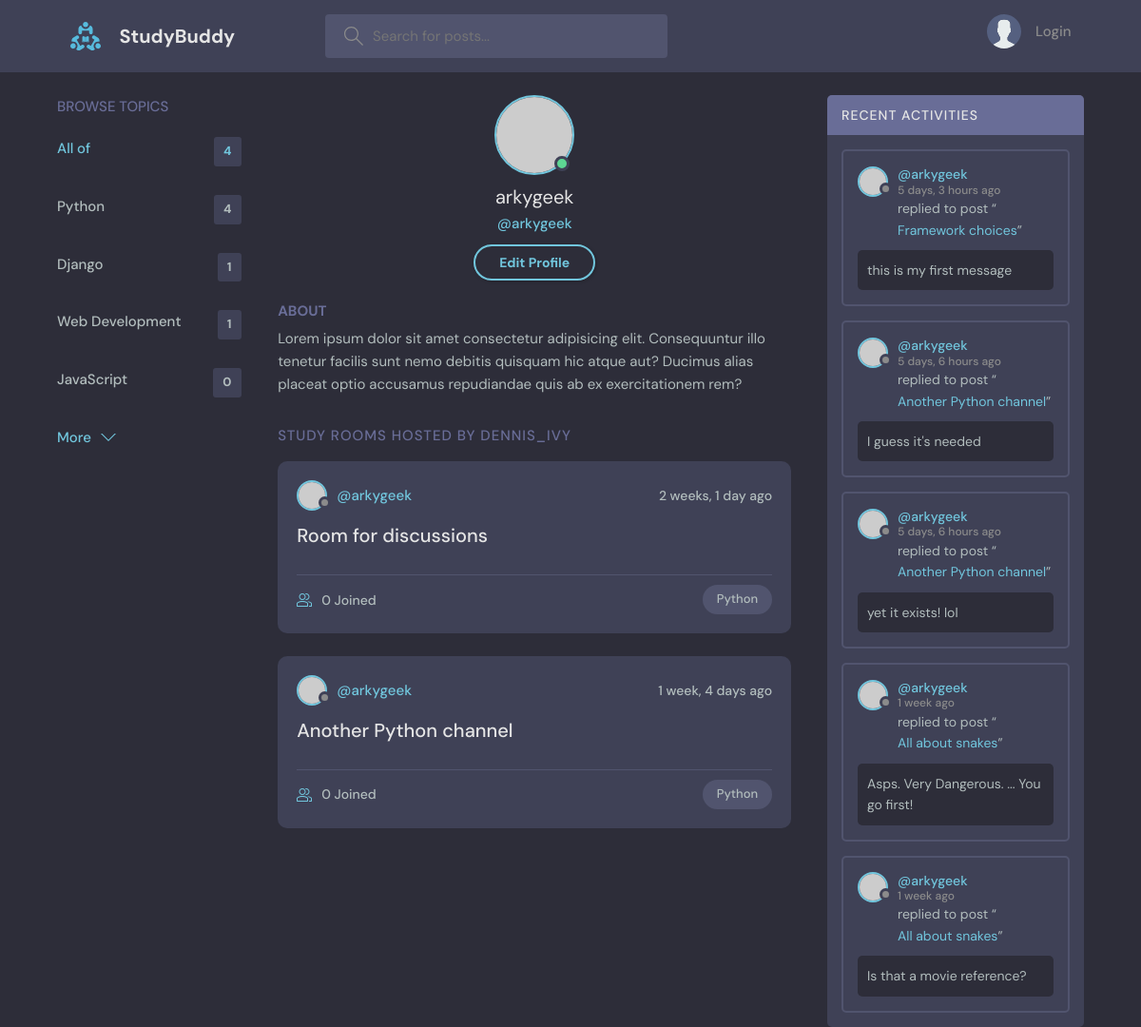
The app's page /profile/1/, older data.
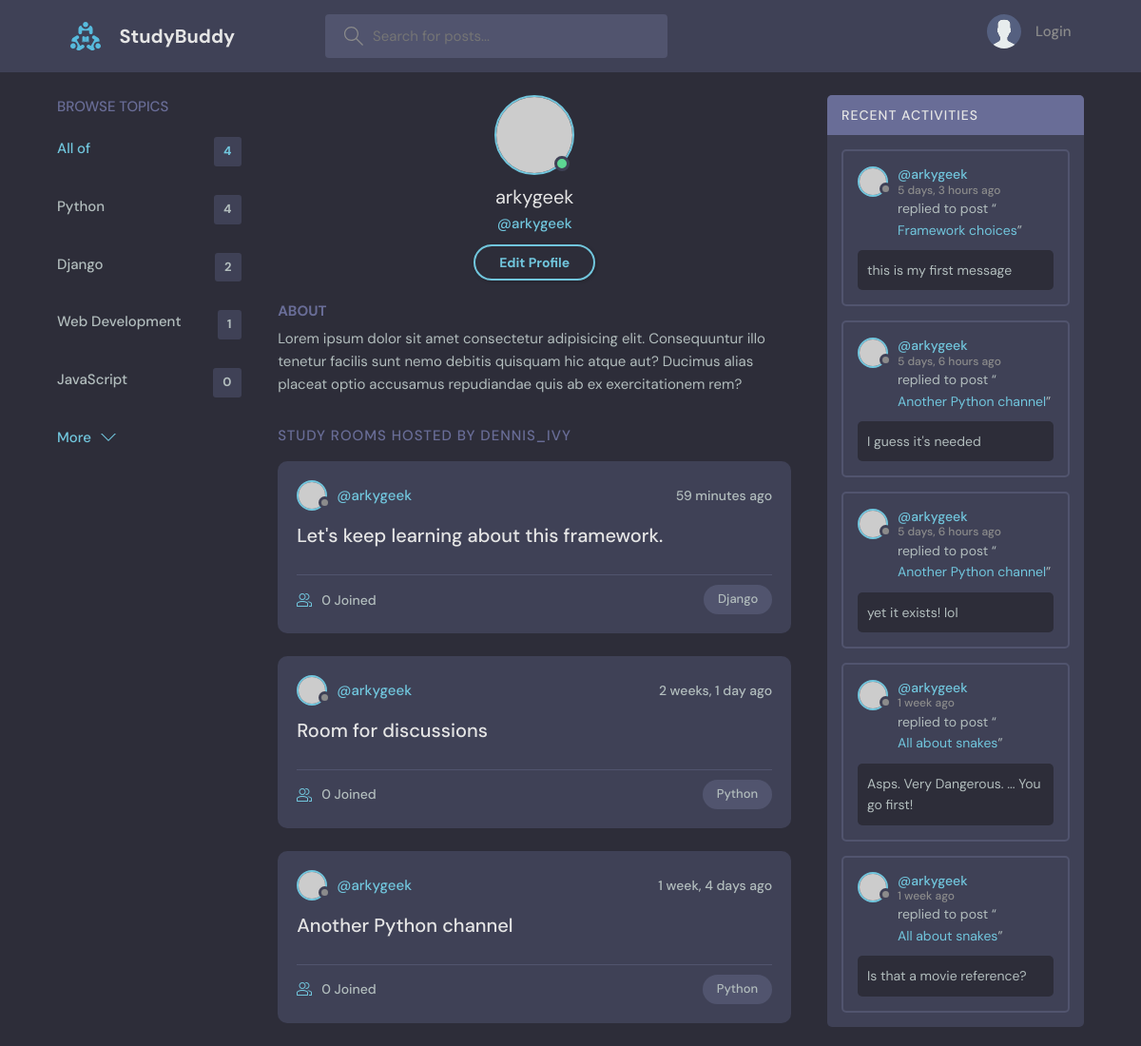
The same page, newer data.
### base/models.py (models this page shows, shortened)
class Topic(models.Model):
      name = models.CharField(max_length=200)

class Room(models.Model):
    host = models.ForeignKey(
        User,
        on_delete=models.SET_NULL,
        null=True)
    topic = models.ForeignKey(
        Topic,
        on_delete=models.SET_NULL,
        null=True)
    name = models.CharField(max_length=200)
    description = models.TextField(null=True, blank=True)
    participants = models.ManyToManyField(
        User,
        related_name='participants',
        blank=True)
    updated = models.DateTimeField(auto_now=True)
    created = models.DateTimeField(auto_now_add=True)
    class Meta:
        ordering = ['-updated', '-created']
    def __str__(self):
        return self.name

class Message(models.Model):
    user = models.ForeignKey(User, on_delete=models.CASCADE)
    room = models.ForeignKey(Room, on_delete=models.CASCADE)
    body = models.TextField()
    updated = models.DateTimeField(auto_now=True)
    created = models.DateTimeField(auto_now_add=True)
    class Meta:
        ordering = ['-updated', '-created']

### base/views.py (the view)
# urls.py: path('profile/<str:pk>/', views.userProfile, name="user-profile"),
def userProfile(request, pk):
  user = User.objects.get(id=pk)
  rooms = user.room_set.all()
  room_messages = user.message_set.all()
  topics = Topic.objects.all()
  context = {
    'user': user,
    'rooms': rooms,
    'room_messages': room_messages,
    'topics': topics
  }
  return render(request, 'base//profile.html', context)

### base/templates/base/profile.html
{% extends 'main.html' %}
{% block content %}
  <main class="profile-page layout layout--3">
    <div class="container">
      {% include 'base/topics_component.html' %}
      <div class="roomList">
        <div class="profile">
          <div class="profile__avatar">
            <div class="avatar avatar--large active">
              <img src="https://randomuser.me/api/portraits/men/11.jpg" />
            </div>
          </div>
          <div class="profile__info">
            <h3>{{user.username}}</h3>
            <p>@{{user.username}}</p>
            <a href="edit-user.html" class="btn btn--main btn--pill">Edit Profile</a>
          </div>
          <div class="profile__about">
            <h3>About</h3>
            <p>
              Lorem ipsum dolor sit amet consectetur adipisicing elit. Consequuntur illo tenetur
              facilis sunt nemo debitis quisquam hic atque aut? Ducimus alias placeat optio
              accusamus repudiandae quis ab ex exercitationem rem?
            </p>
          </div>
        </div>
        <div class="roomList__header">
          <div>
            <h2>Study Rooms Hosted by dennis_ivy</a>
            </h2>
          </div>
        </div>
        {% include 'base/feed_component.html' %}
      </div>
      {% include 'base/activity_component.html' %}
    </div>
  </main>
{% endblock content%}

### base/templates/base/topics_component.html
<div class="topics">
    <div class="topics__header">
        <h2>Browse Topics</h2>
    </div>
    <ul class="topics__list">
        <li>
            <a href="{% url 'home' %}" class="active">
                All of
                <span>
                    {{topics.count}}
                </span>
            </a>
        </li>
        {% for topic in topics %}
            <li>
                <a href="{% url 'home' %}?q={{topic.name}}">
                    {{topic.name}}
                    <span>
                        {{topic.room_set.all.count}}
                    </span>
                </a>
            </li>
        {% endfor %}
    </ul>
    <button class="btn btn--link" href="/">
        More
        <svg  {{comment}} chevron-down {{endcomment}}
             version="1.1"
             xmlns="http://www.w3.org/2000/svg"
             width="32"
             height="32"
             viewBox="0 0 32 32">
            <title>
                chevron-down
            </title>
            <path d="M16 21l-13-13h-3l16 16 16-16h-3l-13 13z"></path>
        </svg>
    </button>
</div>

### base/templates/base/feed_component.html (shortened to what this page needs)
{% for room in rooms %}
  <div class="roomListRoom">
    <div class="roomListRoom__header">
      <a href="{% url 'user-profile' room.host.id %}" class="roomListRoom__author">
        <div class="avatar avatar--small">
          <img src="https://randomuser.me/api/portraits/women/11.jpg" />
        </div>
        <span>@{{room.host.username}}</span>
      </a>
      <div class="roomListRoom__actions">
        <span>{{room.created|timesince}} ago</span>
      </div>
    </div>
    <div class="roomListRoom__content">
      <a href="{% url 'room' room.id %}">{{room.name}}</a>
    </div>
    <div class="roomListRoom__meta">
      <a href="{% url 'room' room.id %}" class="roomListRoom__joined">
        {{room.participants.all.count}} Joined
      </a>
      <p class="roomListRoom__topic">
        {{room.topic.name}}
      </p>
    </div>
  </div>
{% endfor %}

### base/templates/base/activity_component.html (shortened to what this page needs)
<div class="activities">
    <div class="activities__header">
        <h2>Recent Activities</h2>
    </div>
    {% for message in room_messages %}
        <div class="activities__box">
            <div class="activities__boxHeader roomListRoom__header">
                <a href="{% url 'user-profile' message.user.id %}"
                   class="roomListRoom__author" >
                    <div class="avatar avatar--small">
                        <img src="https://randomuser.me/api/portraits/women/11.jpg" />
                    </div>
                    <p>
                        @{{message.user}}
                        <span>
                            {{message.created|timesince}} ago
                        </span>
                    </p>
                </a>
            </div>
            <div class="activities__boxContent">
                <p>replied to post “<a href="{% url 'room' message.room.id %}">{{message.room}}</a>”</p>
                <div class="activities__boxRoomContent">
                    {{message.body}}
                </div>
            </div>
        </div>
    {% endfor %}
</div>

Row changes from the older to the newer data that the page shows:
computed for Topic "Django": room_set.all.count "1" → "2"
added Room: host.username "arkygeek", created "59 minutes", name "Let's keep learning about this framework.", participants.all.count "0", topic.name "Django"
